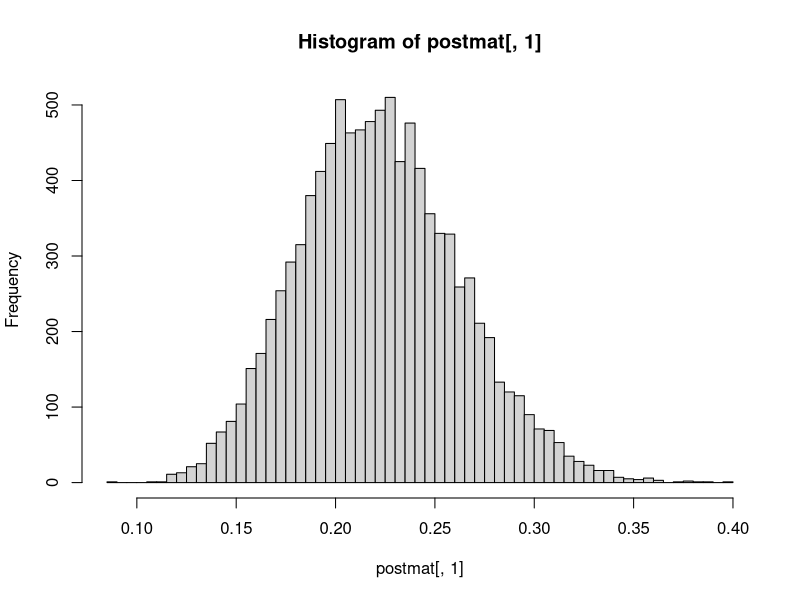
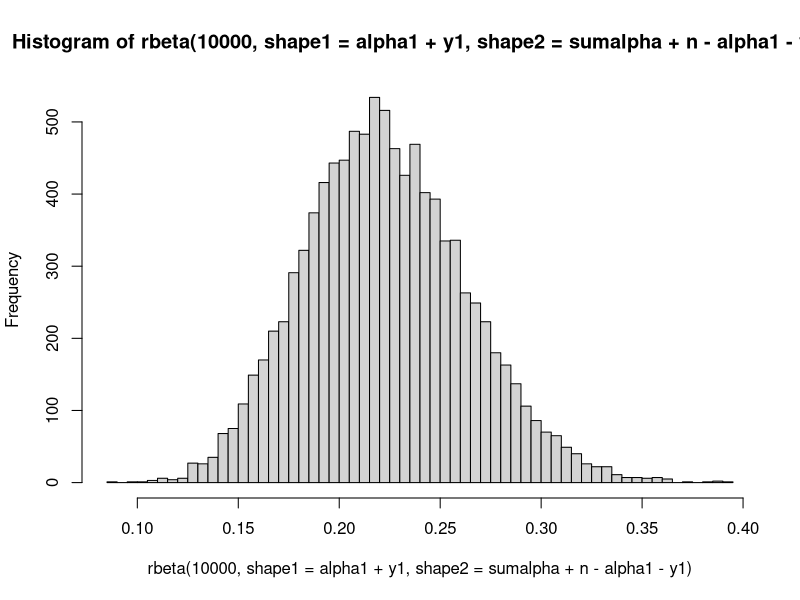

The R source for these figures, in order:
rm(list = ls())

# load the MCMC package
library(MCMCpack)

# Data: 8 options for energy choice
# counts for each option
y1 = 23
y2 = 27
y3 = 9
y4 = 6
y5 = 12
y6 = 13
y7 = 2
y8 = 8

# sample size
n=(y1+y2+y3+y4+y5+y6+y7+y8)
n

# Hyperparameters
# Set them to all be small numbers since we want the "prior sample size" to be small
alpha1 = 1
alpha2 = 1
alpha3 = 1
alpha4 = 1
alpha5 = 1
alpha6 = 1
alpha7 = 1
alpha8 = 1

sumalpha=(alpha1+alpha2+alpha3+alpha4+alpha5+alpha6+alpha7+alpha8)
sumalpha

# Get 10,000 draws from the posterior for each of the probabilities 
# Save them in a 10000 x 8 matrix posterior matrix
total<-10000

# posterior parameters
post1<-alpha1+y1
post2<-alpha2+y2
post3<-alpha3+y3
post4<-alpha4+y4
post5<-alpha5+y5
post6<-alpha6+y6
post7<-alpha7+y7
post8<-alpha8+y8

# store in 10,000 row, 8 column matrix
# each row corresponds to a draw
# each column corresponds to one of the 8 probabilities
postmat<-rdirichlet(total,c(post1,post2,post3,post4,post5,post6,post7,post8))

# First, it's nice to check that, for each draw, the posterior probabilities add to 1
rowSums(postmat)

# Histograms (just look at the first probability, for example; probability of coal)
hist(postmat[,1],breaks=50)

# Notice that this histogram looks like a beta distribution
# It is a beta distribution. As it turns out, it's beta (alpha1+y1, sumalpha+n-(alpha1+y1))
hist(rbeta(10000,shape1=alpha1+y1,shape2=sumalpha+n-alpha1-y1),breaks=50)

# Means of the posterior draws for the eight probabilities; option 1, option 2, ..., option 8 probability
colMeans(postmat)

# Compare these to the relative frequency of the eight options in the data; ideally, will be similar.
c(y1/n,y2/n,y3/n,y4/n,y5/n,y6/n,y7/n,y8/n)

############################################################################
# What would happen if we used a very informative prior?
alpha1 = 100
alpha2 = 100
alpha3 = 100
alpha4 = 100
alpha5 = 100
alpha6 = 100
alpha7 = 100
alpha8 = 100

sumalpha = (alpha1+alpha2+alpha3+alpha4+alpha5+alpha6+alpha7+alpha8)
# very large prior sample size (8 times larger than actual sample size)
sumalpha

# set posterior parameters
post1<-alpha1+y1
post2<-alpha2+y2
post3<-alpha3+y3
post4<-alpha4+y4
post5<-alpha5+y5
post6<-alpha6+y6
post7<-alpha7+y7
post8<-alpha8+y8

# Re-do the posterior draws
postmat2<-rdirichlet(total,c(post1,post2,post3,post4,post5,post6,post7,post8))

# How do the means of the posterior draws compare to the relative frequencies?
# Poorly
# prior is exerting very strong influence on posterior inference!
# all probabilities are very similar in the posterior despite the data not showing this at all.
colMeans(postmat2)
c(y1/n,y2/n,y3/n,y4/n,y5/n,y6/n,y7/n,y8/n)
